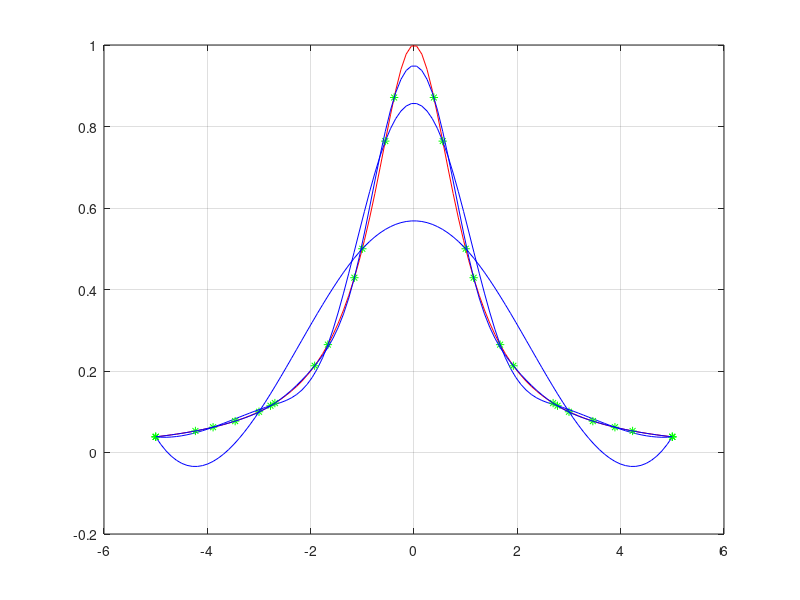

The MATLAB script that drew this image:
% Esercitazione 3 - Es. 3

clear all
close all
clc

f=@(x) 1./(1+x.^2); %funzione di Runge

a=-5;
b=5;
z=linspace(a,b); %100 punti equispaziati su [a,b]
fz=f(z);

plot(z, fz, 'r')

for n=[6 10 14]

x=linspace(a,b,n);
y=f(x);

%spline cubica not a knot
s=spline(x,y,z);

hold on
plot(x,y,'g*', z, s, 'b'), grid on

err=norm(s-fz, 'inf');
disp(err)

pause
end